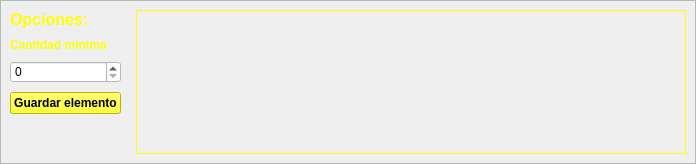
      <widget class="QWidget" name="tab_3">
       <attribute name="title">
        <string>PRESENCIA</string>
       </attribute>
       <layout class="QGridLayout" name="gridLayout_7">
        <property name="leftMargin">
         <number>0</number>
        </property>
        <property name="topMargin">
         <number>0</number>
        </property>
        <property name="rightMargin">
         <number>0</number>
        </property>
        <property name="bottomMargin">
         <number>0</number>
        </property>
        <item row="0" column="0">
         <widget class="QFrame" name="frame_3">
          <property name="frameShape">
           <enum>QFrame::StyledPanel</enum>
          </property>
          <property name="frameShadow">
           <enum>QFrame::Raised</enum>
          </property>
          <layout class="QGridLayout" name="gridLayout_6">
           <property name="horizontalSpacing">
            <number>15</number>
           </property>
           <property name="verticalSpacing">
            <number>9</number>
           </property>
           <item row="1" column="0">
            <widget class="QLabel" name="label_5">
             <property name="font">
              <font>
               <pointsize>9</pointsize>
               <weight>75</weight>
               <bold>true</bold>
              </font>
             </property>
             <property name="styleSheet">
              <string notr="true">color: rgb(255, 255, 0);
background-color: qlineargradient(spread:pad, x1:1, y1:1, x2:1, y2:1, stop:0 rgba(0, 0, 0, 0), stop:1 rgba(255, 255, 255, 255));</string>
             </property>
             <property name="text">
              <string>Cantidad minima</string>
             </property>
            </widget>
           </item>
           <item row="0" column="0">
            <widget class="QLabel" name="label_6">
             <property name="font">
              <font>
               <pointsize>12</pointsize>
               <weight>75</weight>
               <bold>true</bold>
              </font>
             </property>
             <property name="styleSheet">
              <string notr="true">color: rgb(255, 255, 0);
background-color: qlineargradient(spread:pad, x1:1, y1:1, x2:1, y2:1, stop:0 rgba(0, 0, 0, 0), stop:1 rgba(255, 255, 255, 255));</string>
             </property>
             <property name="text">
              <string>Opciones:</string>
             </property>
            </widget>
           </item>
           <item row="3" column="0">
            <widget class="QPushButton" name="guardarElementoPresencia">
             <property name="font">
              <font>
               <pointsize>9</pointsize>
               <weight>75</weight>
               <bold>true</bold>
              </font>
             </property>
             <property name="styleSheet">
              <string notr="true">background-color: rgb(255, 255, 0);</string>
             </property>
             <property name="text">
              <string>Guardar elemento</string>
             </property>
            </widget>
           </item>
           <item row="2" column="0">
            <widget class="QSpinBox" name="pAceptacionPresenciaSpin">
             <property name="styleSheet">
              <string notr="true">background-color: rgb(255, 255, 255);</string>
             </property>
            </widget>
           </item>
           <item row="4" column="0">
            <spacer name="verticalSpacer_4">
             <property name="orientation">
              <enum>Qt::Vertical</enum>
             </property>
             <property name="sizeHint" stdset="0">
              <size>
               <width>20</width>
               <height>40</height>
              </size>
             </property>
            </spacer>
           </item>
           <item row="0" column="1" rowspan="5">
            <widget class="QLabel" name="imagenPresenciaLabel">
             <property name="minimumSize">
              <size>
               <width>550</width>
               <height>0</height>
              </size>
             </property>
             <property name="maximumSize">
              <size>
               <width>550</width>
               <height>16777215</height>
              </size>
             </property>
             <property name="palette">
              <palette>
               <active>
                <colorrole role="WindowText">
                 <brush brushstyle="SolidPattern">
                  <color alpha="255">
                   <red>255</red>
                   <green>255</green>
                   <blue>0</blue>
                  </color>
                 </brush>
                </colorrole>
                <colorrole role="Button">
                 <brush brushstyle="LinearGradientPattern">
                  <gradient startx="0.000000000000000" starty="0.000000000000000" endx="1.000000000000000" endy="1.000000000000000" type="LinearGradient" spread="PadSpread" coordinatemode="ObjectBoundingMode">
                   <gradientstop position="0.000000000000000">
                    <color alpha="255">
                     <red>0</red>
                     <green>0</green>
                     <blue>0</blue>
                    </color>
                   </gradientstop>
                   <gradientstop position="1.000000000000000">
                    <color alpha="255">
                     <red>111</red>
                     <green>111</green>
                     <blue>111</blue>
                    </color>
                   </gradientstop>
                  </gradient>
                 </brush>
                </colorrole>
                <colorrole role="Base">
                 <brush brushstyle="LinearGradientPattern">
                  <gradient startx="0.000000000000000" starty="0.000000000000000" endx="1.000000000000000" endy="1.000000000000000" type="LinearGradient" spread="PadSpread" coordinatemode="ObjectBoundingMode">
                   <gradientstop position="0.000000000000000">
                    <color alpha="255">
                     <red>0</red>
                     <green>0</green>
                     <blue>0</blue>
                    </color>
                   </gradientstop>
                   <gradientstop position="1.000000000000000">
                    <color alpha="255">
                     <red>111</red>
                     <green>111</green>
                     <blue>111</blue>
                    </color>
                   </gradientstop>
                  </gradient>
                 </brush>
                </colorrole>
                <colorrole role="Window">
                 <brush brushstyle="LinearGradientPattern">
                  <gradient startx="0.000000000000000" starty="0.000000000000000" endx="1.000000000000000" endy="1.000000000000000" type="LinearGradient" spread="PadSpread" coordinatemode="ObjectBoundingMode">
                   <gradientstop position="0.000000000000000">
                    <color alpha="255">
                     <red>0</red>
                     <green>0</green>
                     <blue>0</blue>
                    </color>
                   </gradientstop>
                   <gradientstop position="1.000000000000000">
                    <color alpha="255">
                     <red>111</red>
                     <green>111</green>
                     <blue>111</blue>
                    </color>
                   </gradientstop>
                  </gradient>
                 </brush>
                </colorrole>
               </active>
               <inactive>
                <colorrole role="WindowText">
                 <brush brushstyle="SolidPattern">
                  <color alpha="255">
                   <red>255</red>
                   <green>255</green>
                   <blue>0</blue>
                  </color>
                 </brush>
                </colorrole>
                <colorrole role="Button">
                 <brush brushstyle="LinearGradientPattern">
                  <gradient startx="0.000000000000000" starty="0.000000000000000" endx="1.000000000000000" endy="1.000000000000000" type="LinearGradient" spread="PadSpread" coordinatemode="ObjectBoundingMode">
                   <gradientstop position="0.000000000000000">
                    <color alpha="255">
                     <red>0</red>
                     <green>0</green>
                     <blue>0</blue>
                    </color>
                   </gradientstop>
                   <gradientstop position="1.000000000000000">
                    <color alpha="255">
                     <red>111</red>
                     <green>111</green>
                     <blue>111</blue>
                    </color>
                   </gradientstop>
                  </gradient>
                 </brush>
                </colorrole>
                <colorrole role="Base">
                 <brush brushstyle="LinearGradientPattern">
                  <gradient startx="0.000000000000000" starty="0.000000000000000" endx="1.000000000000000" endy="1.000000000000000" type="LinearGradient" spread="PadSpread" coordinatemode="ObjectBoundingMode">
                   <gradientstop position="0.000000000000000">
                    <color alpha="255">
                     <red>0</red>
                     <green>0</green>
                     <blue>0</blue>
                    </color>
                   </gradientstop>
                   <gradientstop position="1.000000000000000">
                    <color alpha="255">
                     <red>111</red>
                     <green>111</green>
                     <blue>111</blue>
                    </color>
                   </gradientstop>
                  </gradient>
                 </brush>
                </colorrole>
                <colorrole role="Window">
                 <brush brushstyle="LinearGradientPattern">
                  <gradient startx="0.000000000000000" starty="0.000000000000000" endx="1.000000000000000" endy="1.000000000000000" type="LinearGradient" spread="PadSpread" coordinatemode="ObjectBoundingMode">
                   <gradientstop position="0.000000000000000">
                    <color alpha="255">
                     <red>0</red>
                     <green>0</green>
                     <blue>0</blue>
                    </color>
                   </gradientstop>
                   <gradientstop position="1.000000000000000">
                    <color alpha="255">
                     <red>111</red>
                     <green>111</green>
                     <blue>111</blue>
                    </color>
                   </gradientstop>
                  </gradient>
                 </brush>
                </colorrole>
               </inactive>
               <disabled>
                <colorrole role="WindowText">
                 <brush brushstyle="SolidPattern">
                  <color alpha="255">
                   <red>120</red>
                   <green>120</green>
                   <blue>120</blue>
                  </color>
                 </brush>
                </colorrole>
                <colorrole role="Button">
                 <brush brushstyle="LinearGradientPattern">
                  <gradient startx="0.000000000000000" starty="0.000000000000000" endx="1.000000000000000" endy="1.000000000000000" type="LinearGradient" spread="PadSpread" coordinatemode="ObjectBoundingMode">
                   <gradientstop position="0.000000000000000">
                    <color alpha="255">
                     <red>0</red>
                     <green>0</green>
                     <blue>0</blue>
                    </color>
                   </gradientstop>
                   <gradientstop position="1.000000000000000">
                    <color alpha="255">
                     <red>111</red>
                     <green>111</green>
                     <blue>111</blue>
                    </color>
                   </gradientstop>
                  </gradient>
                 </brush>
                </colorrole>
                <colorrole role="Base">
                 <brush brushstyle="LinearGradientPattern">
                  <gradient startx="0.000000000000000" starty="0.000000000000000" endx="1.000000000000000" endy="1.000000000000000" type="LinearGradient" spread="PadSpread" coordinatemode="ObjectBoundingMode">
                   <gradientstop position="0.000000000000000">
                    <color alpha="255">
                     <red>0</red>
                     <green>0</green>
                     <blue>0</blue>
                    </color>
                   </gradientstop>
                   <gradientstop position="1.000000000000000">
                    <color alpha="255">
                     <red>111</red>
                     <green>111</green>
                     <blue>111</blue>
                    </color>
                   </gradientstop>
                  </gradient>
                 </brush>
                </colorrole>
                <colorrole role="Window">
                 <brush brushstyle="LinearGradientPattern">
                  <gradient startx="0.000000000000000" starty="0.000000000000000" endx="1.000000000000000" endy="1.000000000000000" type="LinearGradient" spread="PadSpread" coordinatemode="ObjectBoundingMode">
                   <gradientstop position="0.000000000000000">
                    <color alpha="255">
                     <red>0</red>
                     <green>0</green>
                     <blue>0</blue>
                    </color>
                   </gradientstop>
                   <gradientstop position="1.000000000000000">
                    <color alpha="255">
                     <red>111</red>
                     <green>111</green>
                     <blue>111</blue>
                    </color>
                   </gradientstop>
                  </gradient>
                 </brush>
                </colorrole>
               </disabled>
              </palette>
             </property>
             <property name="frameShape">
              <enum>QFrame::Box</enum>
             </property>
             <property name="text">
              <string/>
             </property>
             <property name="scaledContents">
              <bool>true</bool>
             </property>
            </widget>
           </item>
          </layout>
         </widget>
        </item>
       </layout>
      </widget>
